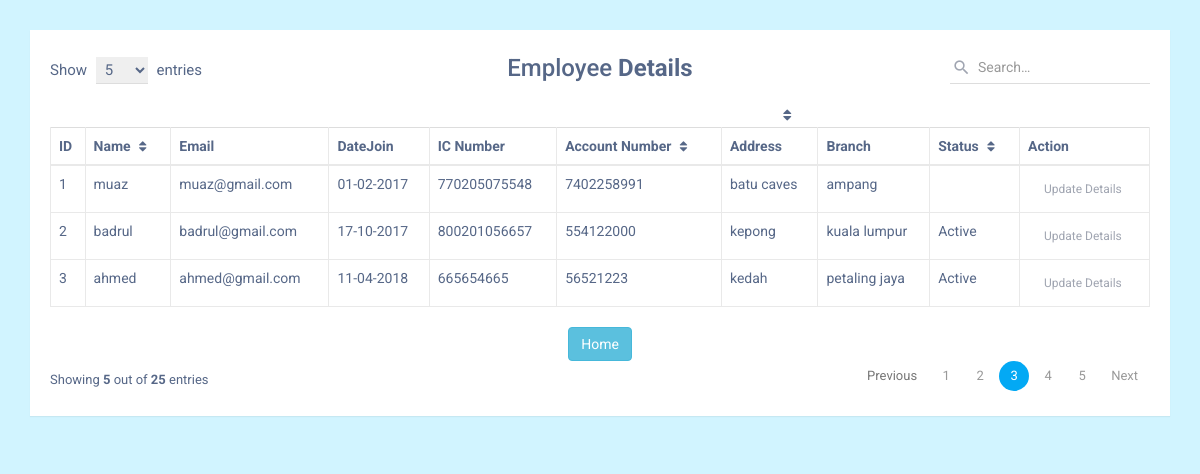
/viewallemployee.php (signed in), run on the app's committed database.
### tables this page shows
CREATE TABLE `employee` (
  `empid` int(15) NOT NULL,
  `empname` text NOT NULL,
  `level` text NOT NULL,
  `email` varchar(30) NOT NULL,
  `password` varchar(25) NOT NULL,
  `datejoin` date NOT NULL,
  `icno` varchar(20) NOT NULL,
  `accno` varchar(20) NOT NULL,
  `epfnum` int(10) NOT NULL,
  `address` text NOT NULL,
  `branch` varchar(25) NOT NULL,
  `comment` varchar(40) NOT NULL,
  `designation` varchar(25) NOT NULL,
  `department` varchar(25) NOT NULL,
  `status` text NOT NULL
);

### viewallemployee.php (the view, shortened to what this page needs)
<!DOCTYPE html>
<html lang="en">
<head>
<link rel="stylesheet" href="https://maxcdn.bootstrapcdn.com/font-awesome/4.7.0/css/font-awesome.min.css">
<link rel="stylesheet" href="https://maxcdn.bootstrapcdn.com/bootstrap/3.3.7/css/bootstrap.min.css">
</head>
<body>
    <div class="container">
        <div class="table-wrapper">
            <div class="table-title">
                <div class="row">
                    <div class="col-sm-4">
						<div class="show-entries">
							<span>Show</span>
							<select>
								<option>5</option>
							</select>
							<span>entries</span>
						</div>
					</div>
					<div class="col-sm-4">
						<h2 class="text-center">Employee <b>Details</b></h2>
					</div>
                    <div class="col-sm-4">
                        <div class="search-box">
							<div class="input-group">
								<span class="input-group-addon"><i class="material-icons">&#xE8B6;</i></span>
								<input type="text" class="form-control" placeholder="Search&hellip;">
							</div>
                        </div>
                    </div>
                </div>
            </div>
            <table class="table table-bordered">
                <thead>
                    <tr>
                        <th>ID</th>
                        <th>Name <i class="fa fa-sort"></i></th>
                        <th>Email</th>
                        <th>DateJoin </th> <i class="fa fa-sort"></i></th>
                        <th>IC Number</th>
                        <th>Account Number <i class="fa fa-sort"></i></th>
                        <th>Address</th>
                        <th>Branch</th>
                        <th>Status <i class="fa fa-sort"></i></th>
                        <th>Action</th>
                    </tr>
                </thead>
<?php
require_once 'database.php';
$sql = "SELECT empid,empname,email,datejoin,icno,accno,address,branch,status FROM employee" ;
$result = mysqli_query($conn,$sql) ;
while($row=mysqli_fetch_array($result))
{
   ?>
   <tr>
     <td> <?php  echo $row['empid'] ?> </td>
     <td> <?php  echo $row['empname'] ?> </td>
     <td> <?php  echo $row['email'] ?> </td>
     <?php $display = $row['datejoin'];
           $display_user = date("d-m-Y",strtotime($display)) ;
     ?>
     <div class="col-md-8">
     <td > <?php  echo $display_user ?> </td>
      </div>
     <td> <?php  echo $row['icno'] ?> </td>
     <td> <?php  echo $row['accno'] ?> </td>
     <td> <?php  echo $row['address'] ?> </td>
     <td> <?php  echo $row['branch'] ?> </td>
     <td> <?php  echo $row['status'] ?> </td>
     <td ><a type="submit" value="Update" class="btn btn-outline-info btn-sm" href="update_employeefull.php?id=<?php echo $row['empid'] ?>"   > Update Details </a> </td>
   </tr>
   <?php
}
    ?>
</table>
<center>
<a  href="indexadmin.php"  class="btn btn-info" role="button" align="center" > Home </a>
</center>
<div class="clearfix">
                <div class="hint-text">Showing <b>5</b> out of <b>25</b> entries</div>
                <ul class="pagination">
                    <li class="page-item disabled"><a href="#">Previous</a></li>
                    <li class="page-item"><a href="#" class="page-link">1</a></li>
                    <li class="page-item"><a href="#" class="page-link">2</a></li>
                    <li class="page-item active"><a href="#" class="page-link">3</a></li>
                    <li class="page-item"><a href="#" class="page-link">4</a></li>
                    <li class="page-item"><a href="#" class="page-link">5</a></li>
                    <li class="page-item"><a href="#" class="page-link">Next</a></li>
                </ul>
            </div>
        </div>
    </div>
</body>
</html>

### viewallemployee.php (style rules this page uses)
body { background-color: #d1f4ff; }
body { color: #566787; font-family: 'Roboto', sans-serif; }
.table-wrapper { background: #fff; padding: 20px; margin: 30px 0; box-shadow: 0 1px 1px rgba(0,0,0,.05); }
.table-title { font-size: 15px; padding-bottom: 10px; margin: 0 0 10px; min-height: 45px; }
.table-title h2 { margin: 5px 0 0; font-size: 24px; }
.table-title select { border-color: #ddd; border-width: 0 0 1px 0; padding: 3px 10px 3px 5px; margin: 0 5px; }
.table-title .show-entries { margin-top: 7px; }
.search-box { position: relative; float: right; }
.search-box .input-group { min-width: 200px; position: absolute; right: 0; }
.search-box .input-group-addon, .search-box input { border-color: #ddd; border-radius: 0; }
.search-box .input-group-addon { border: none; border: none; background: transparent; position: absolute; z-index: 9; }
.search-box input { height: 34px; padding-left: 28px; box-shadow: none !important; border-width: 0 0 1px 0; }
.search-box i { color: #a0a5b1; font-size: 19px; position: relative; top: 2px; left: -10px; }
table.table tr th, table.table tr td { border-color: #e9e9e9; }
table.table th i { font-size: 13px; margin: 0 5px; cursor: pointer; }
table.table td:last-child { width: 130px; }
table.table td a { color: #a0a5b1; display: inline-block; margin: 0 5px; }
.pagination { float: right; margin: 0 0 5px; }
.pagination li a { border: none; font-size: 13px; min-width: 30px; min-height: 30px; padding: 0 10px; color: #999; margin: 0 2px; line-height: 30px; border-radius: 30px !important; text-align: center; }
.pagination li.active a { background: #03A9F4; }
.hint-text { float: left; margin-top: 10px; font-size: 13px; }

### data on the page
employee: empid "1", empname "muaz", email "muaz@gmail.com", datejoin "01-02-2017", icno "770205075548", accno "7402258991", address "batu caves", branch "ampang"
employee: empid "2", empname "badrul", email "badrul@gmail.com", datejoin "17-10-2017", icno "800201056657", accno "554122000", address "kepong", branch "kuala lumpur", status "Active"
employee: empid "3", empname "ahmed", email "ahmed@gmail.com", datejoin "11-04-2018", icno "665654665", accno "56521223", address "kedah", branch "petaling jaya", status "Active"
